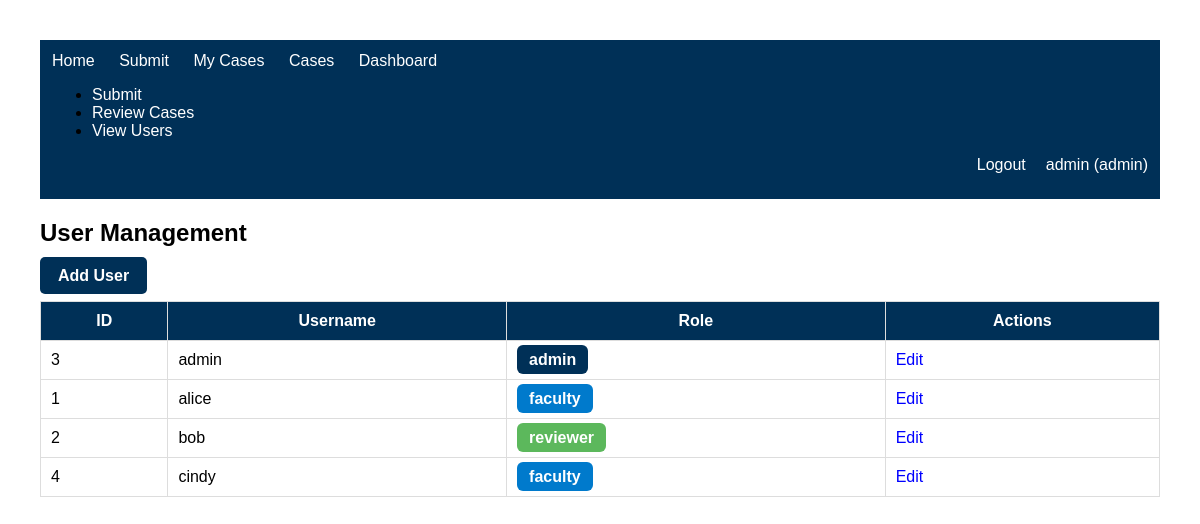
The app's page /admin/users (signed in) with its own data.
### tables this page shows
CREATE TABLE users (
        id INTEGER PRIMARY KEY AUTOINCREMENT,
        username TEXT UNIQUE,
        password TEXT,
        role TEXT
    );

### app.py (the view)
@app.route("/admin/users")
@require_role("admin")
def view_users():
    conn = get_db()
    users = conn.execute("""
        SELECT id,
               username,
               role
        FROM users
        ORDER BY username
    """).fetchall()
    conn.close()
    return render_template(
        "users.html",
        users=users
    )

### app.py (called while the page is built)
def require_role(*roles):
    def decorator(f):
        @wraps(f)
        def wrapper(*args, **kwargs):
            if "username" not in session:
                return redirect("/login")
            if session["role"] not in roles:
                return "Access denied", 403
            return f(*args, **kwargs)
        return wrapper
    return decorator

def get_db():
    conn = sqlite3.connect(DATABASE)
    conn.row_factory = sqlite3.Row
    return conn

### templates/users.html (shortened to what this page needs)
{% extends "base.html" %}
{% block content %}
<h2>User Management</h2>
<p>
    <a class="button" href="/admin/users/add">
        Add User
    </a>
</p>
<table>
<tr>
    <th>ID</th>
    <th>Username</th>
    <th>Role</th>
    <th>Actions</th>
</tr>
{% for user in users %}
<tr>
    <td>{{ user.id }}</td>
    <td>{{ user.username }}</td>
    <td>
        <span class="status {{ user.role }}">
            {{ user.role }}
        </span>
    </td>
    <td>
        <a href="/admin/users/edit/{{ user.id }}">
            Edit
        </a>
    </td>
</tr>
{% endfor %}
</table>
{% endblock %}

### static/style.css (style rules this page uses)
body { font-family: Arial; margin: 40px; }
table { border-collapse: collapse; }
table, th, td { border: 1px solid gray; }
th, td { padding: 10px; }
th { background: #eeeeee; }
a { text-decoration: none; color: blue; }
table { width:100%; border-collapse:collapse; }
th { background:#003057; color:white; }
td, th { padding:10px; border:1px solid #ddd; }
.status { padding:6px 12px; border-radius:6px; color:white; font-weight:bold; }
.admin { background-color: #003057; color: white; }
.faculty { background-color: #007acc; color: white; }
.reviewer { background-color: #5cb85c; color: white; }
.button { background: #003057; color: white; padding: 10px 18px; border-radius: 5px; text-decoration: none; font-weight: bold; }

### records on screen
users: id "3", username "admin", role "admin"
users: id "1", username "alice", role "faculty"
users: id "2", username "bob", role "reviewer"
users: id "4", username "cindy", role "faculty"

### other values on screen
{{ session["username"] }} "admin"
{{ session["role"] }} "admin"
